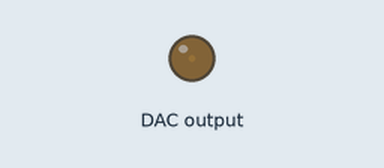
Bench run of a program on a simulated Raspberry Pi (BCM pin numbers). Parts: output pins drawn as LEDs (lit = HIGH). What the program prints to the terminal is not drawn.

Above: at 0.05 s.
At 0.65 s:
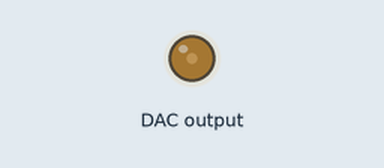
At 1.3 s:
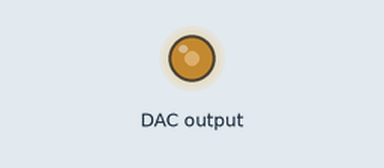
At 2.6 s:
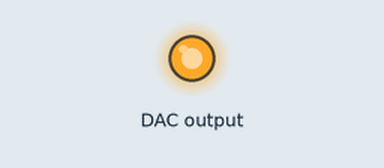
Timing chart, 0 to 6.1 s (numbered marks = the images above):
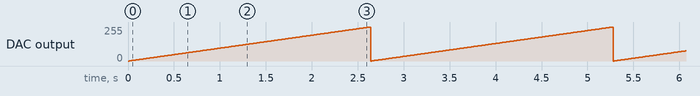

The program:

_06_raspiSerie_outputRamp.py
```python
#!/usr/bin/env python

# Project:        #raspiSerie-06 Raspberry Pi Ripple Board w/ PCF8591P
# File: 	        _06_raspiSerie_outputRamp.py
# Description: 	  This simply reads the voltage value on anolog input channel 0 and
#                 prints it out if it has changed; 1ª raw - A/D converter reading
#                 and the 2ª raw what it means in terms of volts#
# Youtube:  	    http://goo.gl/unfHZA
# G+/j3:	        http://goo.gl/FOZblH
#
# Run: 		        sudo phyton hello1.py or sudo python3 hello1.py
# Stop: 	        CTRL+C
# Date: 	        sept-2016
# Software: 	    2016-05-27-raspian-jessie
#  		            Python 2.7.9
#---------------------------------------------------------------------------------
#  This program is free software: you can redistribute it and/or modify
#  it under the terms of the GNU General Public License v3 as published by
#  the Free Software Foundation
#---------------------------------------------------------------------------------

# Output a count to the D/A in the PCF8591P @ address 74
from smbus import SMBus
from time import sleep

# comment out the one that does not apply to your board
# bus = SMBus(0) 			# For revision 1 boards
bus = SMBus(1) 				# For revision 2 boards

address = 74				# Address connections: A0=LOW; A1=HIGH; A2=LOW

control = 1<<6 				# Enable analog output by setting bit 6

print "Output a ramp on the D/A"

print "Ctrl C to stop"

while True:
	for a in range(0,256):
		bus.write_byte_data(address, control, a) # output to D/A
		sleep(0.01)
```

Measured:
- by itself, DAC output: ramps from 0/255 to 255/255 and jumps back, once every 2.6 s
